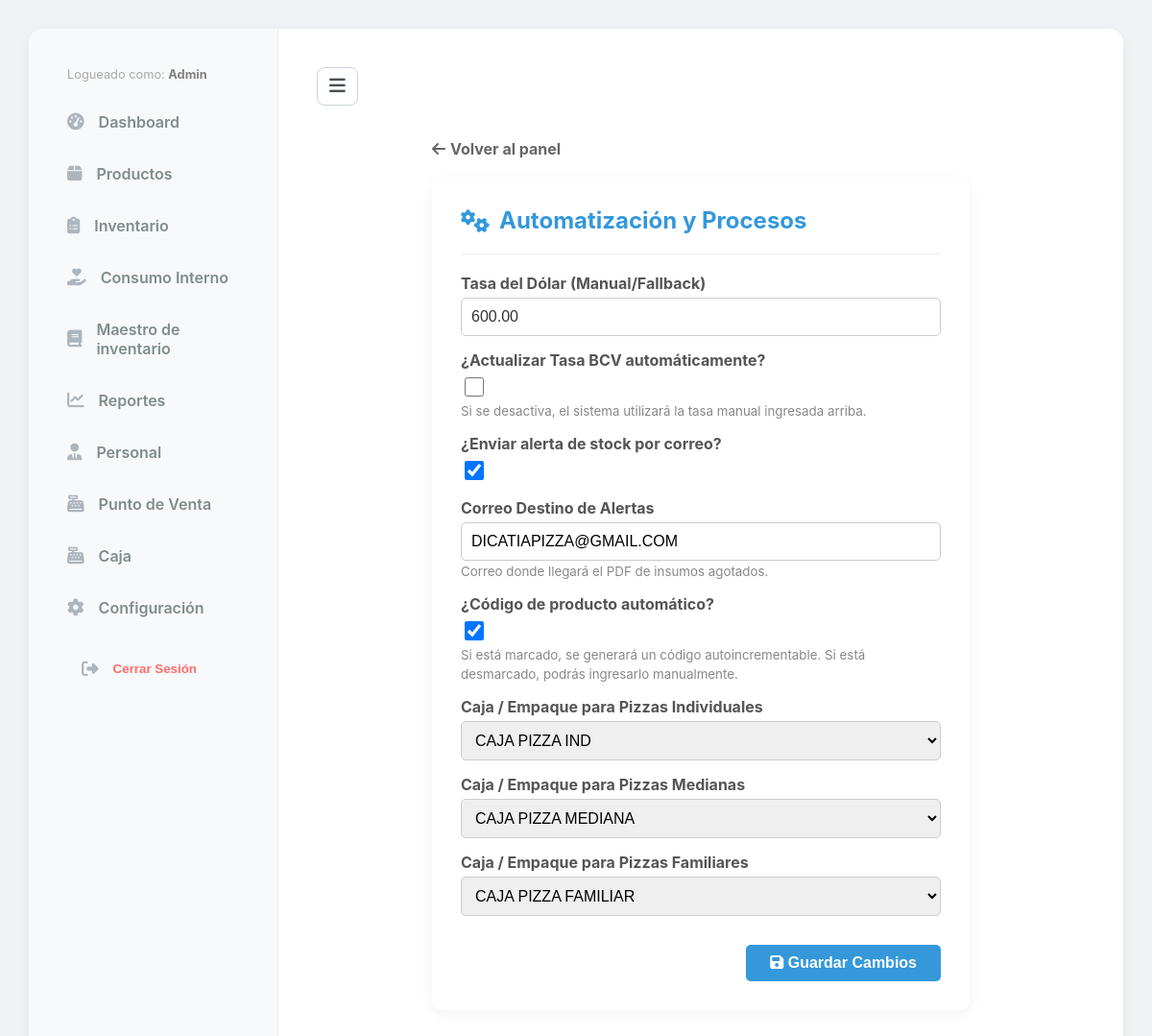
Page /core/configuracion/procesos/ (signed in) on the earlier database version.
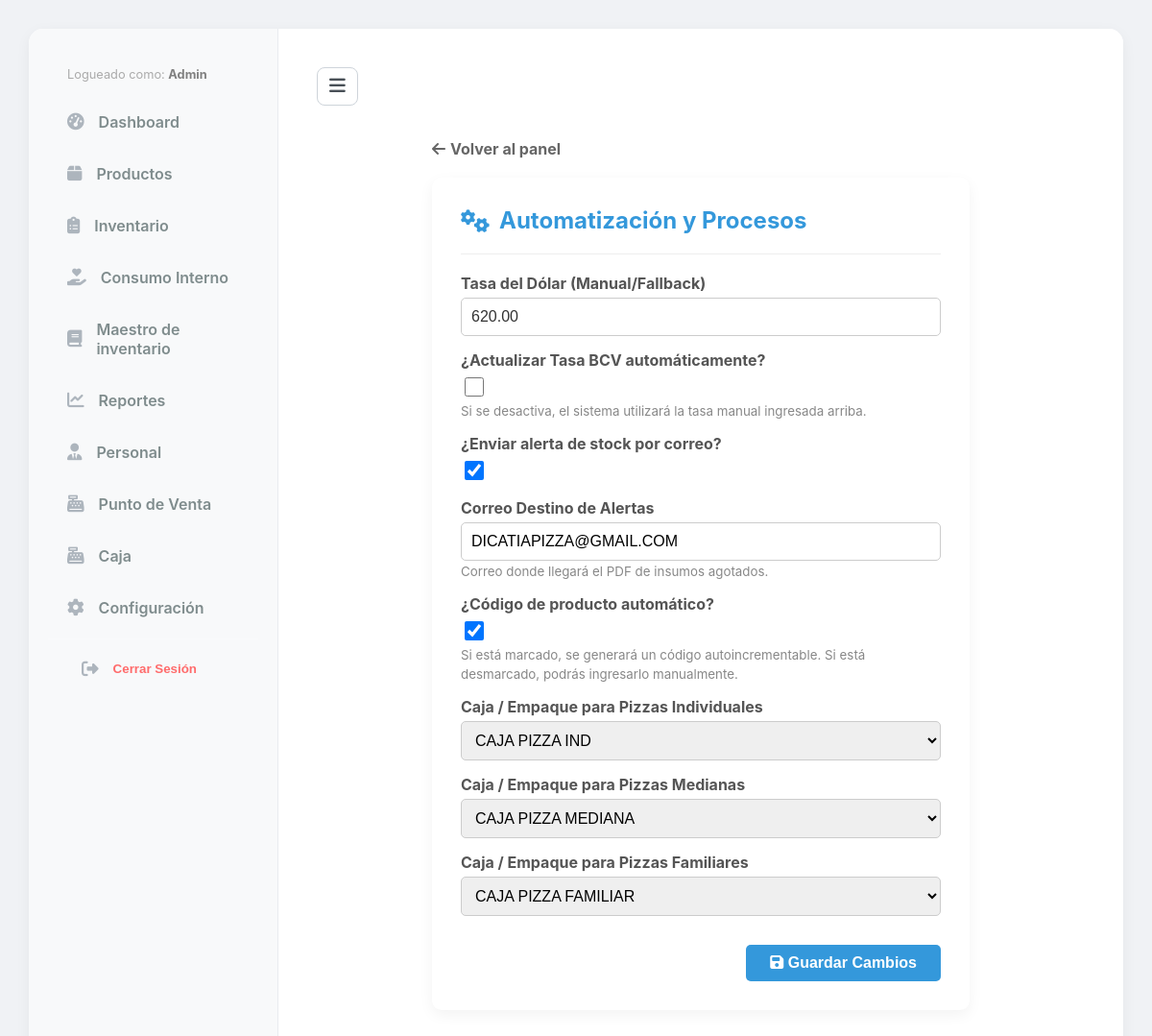
Same page on the later database version.
### core/models.py (models this page shows, shortened)
class Configuracion(models.Model):
    nombre_empresa = models.CharField(max_length=100, default="Di Catia Pizzas")
    rif = models.CharField(max_length=20, default="J-00000000-0", verbose_name="RIF / ID Fiscal")
    direccion = models.TextField(blank=True, default="Caracas, Venezuela")
    telefono = models.CharField(max_length=50, blank=True)
    mensaje_ticket = models.CharField(max_length=200, default="¡Gracias por su compra!", help_text="Mensaje al final de la factura")
    logo = models.ImageField(upload_to='logos/', blank=True, null=True)
    pm_banco = models.CharField(max_length=50, blank=True, verbose_name="Banco Pago Móvil")
    pm_telefono = models.CharField(max_length=20, blank=True, verbose_name="Teléfono Pago Móvil")
    pm_cedula = models.CharField(max_length=20, blank=True, verbose_name="Cédula/RIF Pago Móvil")
    tasa_dolar = models.DecimalField(max_digits=10, decimal_places=2, default=40.00, verbose_name="Tasa BCV ($)")
    usar_scraping_bcv = models.BooleanField(default=True, verbose_name="¿Actualizar Tasa BCV automáticamente?", help_text="Si se desactiva, el sistema utilizará la tasa manual ingresada arriba.")
    enviar_alerta_stock_correo = models.BooleanField(default=False, verbose_name="¿Enviar alerta de stock por correo?")
    correo_destino_alertas = models.EmailField(blank=True, null=True, verbose_name="Correo para alertas", help_text="Correo donde llegará el PDF de insumos agotados.")
    codigo_producto_automatico = models.BooleanField(
        default=True,
        verbose_name="¿Código de producto automático?",
        help_text="Si está marcado, se generará un código autoincrementable. Si está desmarcado, podrás ingresarlo manualmente."
    )
    impresora_ticket = models.CharField(max_length=100, blank=True, default="", verbose_name="Nombre Impresora (Referencia)", help_text="Nombre de la impresora predeterminada en el sistema operativo")
    ancho_papel = models.IntegerField(default=80, verbose_name="Ancho Papel (mm)", help_text="Estándar: 80mm o 58mm")
    auto_imprimir = models.BooleanField(default=True, verbose_name="¿Impresión Automática?", help_text="Si se marca, el sistema intentará imprimir sin preguntar al cerrar la venta.")
    usar_logo_impresora = models.BooleanField(default=False, verbose_name="¿Imprimir logo en ticket?", help_text="El logo debe estar pre-cargado en la memoria de la impresora térmica (NV Logo).")
    abrir_caja_registradora = models.BooleanField(default=True, verbose_name="¿Abrir Gaveta de Dinero?", help_text="Si se marca, la impresora enviará el pulso para abrir la caja al generar la factura.")
    caja_individual = models.ForeignKey('inventory.Insumo', related_name='config_caja_ind', on_delete=models.SET_NULL, null=True, blank=True, limit_choices_to={'es_insumo_compuesto': False}, verbose_name="Empaque Individual")
    caja_mediana = models.ForeignKey('inventory.Insumo', related_name='config_caja_med', on_delete=models.SET_NULL, null=True, blank=True, limit_choices_to={'es_insumo_compuesto': False}, verbose_name="Empaque Mediano")
    caja_familiar = models.ForeignKey('inventory.Insumo', related_name='config_caja_fam', on_delete=models.SET_NULL, null=True, blank=True, limit_choices_to={'es_insumo_compuesto': False}, verbose_name="Empaque Familiar")
    class Meta:
        verbose_name = "Configuración"
        verbose_name_plural = "Configuración"
    @classmethod
    def get_solo(cls):
        obj, created = cls.objects.get_or_create(id=1)
        return obj

### core/views.py (the view)
# urls.py: path('configuracion/procesos/', views.conf_procesos, name='conf_procesos'),
def conf_procesos(request):
    config, created = Configuracion.objects.get_or_create(id=1)
    from decimal import Decimal
    old_scraping = config.usar_scraping_bcv
    old_tasa = config.tasa_dolar
    if request.method == 'POST':
        form = ConfigProcesosForm(request.POST, instance=config)
        if form.is_valid():
            nuevo_config = form.save(commit=False)
            cambios = []
            if old_scraping != nuevo_config.usar_scraping_bcv:
                estado = "Activado" if nuevo_config.usar_scraping_bcv else "Desactivado"
                cambios.append(f"Scraping automático {estado}")
            if Decimal(str(old_tasa)) != Decimal(str(nuevo_config.tasa_dolar)):
                cambios.append(f"Tasa manual cambiada de {old_tasa:g} a {nuevo_config.tasa_dolar:g}")
            nuevo_config.save()
            if cambios:
                AuditoriaConfiguracion.objects.create(
                    usuario=request.user if request.user.is_authenticated else None,
                    accion="Actualización de Procesos y Tasa",
                    accion_detalle=" | ".join(cambios)
                )
            messages.success(request, "Automatización y Procesos actualizados.")
            return redirect('configuracion_menu')
    else:
        form = ConfigProcesosForm(instance=config)
    tasa_obj = TasaBCV.objects.order_by('-fecha_actualizacion').first()
    tasa_scraped = float(tasa_obj.precio) if tasa_obj else float(config.tasa_dolar)
    return render(request, 'core/configuracion_form.html', {
        'form': form, 'titulo': 'Automatización y Procesos', 'icono': 'fas fa-cogs', 'tasa_scraped': tasa_scraped
    })

### core/context_processors.py (called while the page is built)
def configuracion_global(request):
    return {
        'config': Configuracion.get_solo()
    }

### inventory/models.py (called while the page is built)
    def __str__(self): return f"{self.nombre}"

### core/templates/core/configuracion_form.html (shortened to what this page needs)
{% extends 'base.html' %}
{% load static %}
{% block content %}
<div style="padding: 20px; max-width: 600px; margin: 0 auto;">
    <a href="{% url 'configuracion_menu' %}" style="text-decoration: none; color: #666; font-weight: bold; display: inline-flex; align-items: center; gap: 5px; margin-bottom: 20px;">
        <i class="fas fa-arrow-left"></i> Volver al panel
    </a>
    <div class="card-style" style="background: white; padding: 30px; border-radius: 10px; box-shadow: 0 5px 15px rgba(0,0,0,0.05);">
        <h2 style="color: var(--primary-blue); margin-top: 0; display: flex; align-items: center; gap: 10px;">
            <i class="{{ icono }}"></i> {{ titulo }}
        </h2>
        <hr style="border: 0; border-top: 1px solid #eee; margin-bottom: 20px;">
        <form method="POST" enctype="multipart/form-data">
            {% for field in form %}
            <div style="margin-bottom: 15px;">
                <label style="display: block; font-weight: bold; color: #555; margin-bottom: 5px;">{{ field.label }}</label>
                <div style="width: 100%;">
                    {{ field }}
                </div>
                {% if field.help_text %}
                <small style="color: #888;">{{ field.help_text }}</small>
                {% endif %}
            </div>
            {% endfor %}
            <div style="margin-top: 30px; text-align: right;">
                <button type="submit" style="background: var(--primary-blue); color: white; border: none; padding: 10px 25px; border-radius: 5px; font-weight: bold; cursor: pointer; font-size: 1rem;">
                    <i class="fas fa-save"></i> Guardar Cambios
                </button>
            </div>
        </form>
    </div>
</div>
{% endblock %}

Differences in the rows shown:
changed Configuracion "DICATIAPIZZA@GMAIL.COM": tasa_dolar "600.00" → "620.00"
